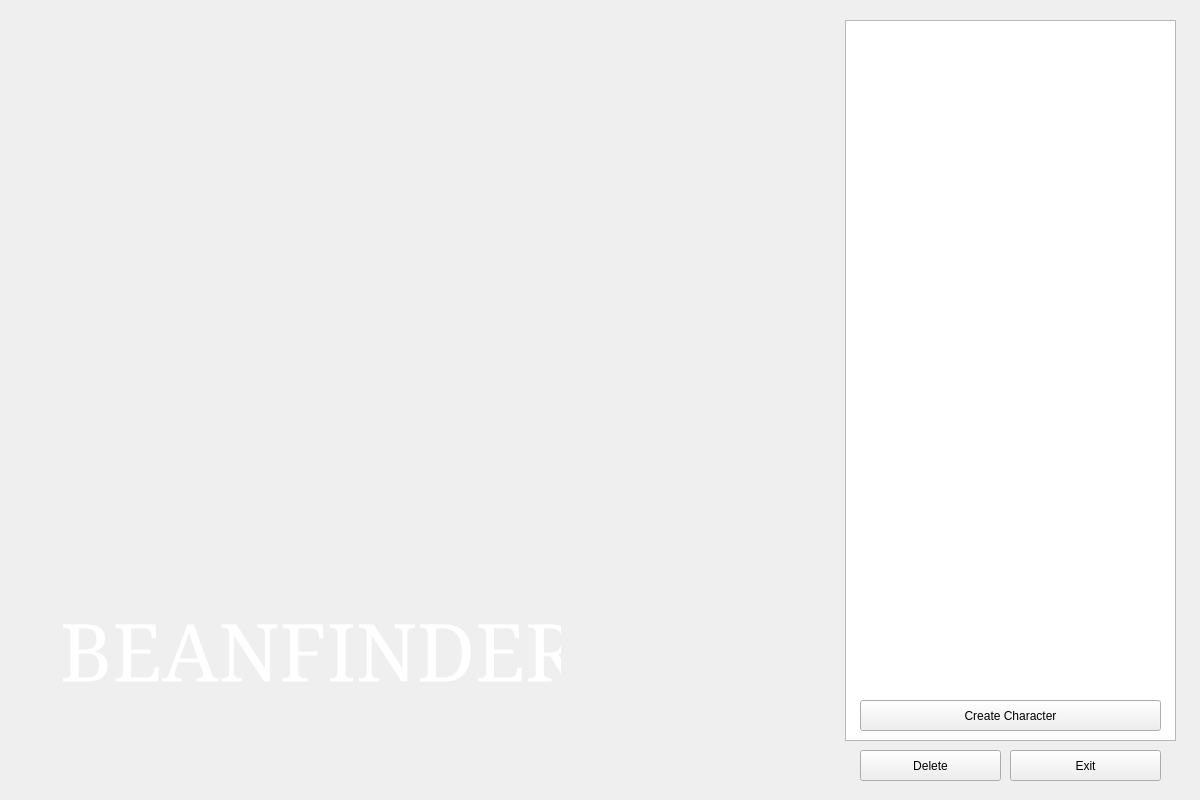
<?xml version="1.0" encoding="UTF-8"?>
<ui version="4.0">
 <class>MainWindow</class>
 <widget class="QMainWindow" name="MainWindow">
  <property name="geometry">
   <rect>
    <x>0</x>
    <y>0</y>
    <width>1200</width>
    <height>800</height>
   </rect>
  </property>
  <property name="minimumSize">
   <size>
    <width>1200</width>
    <height>800</height>
   </size>
  </property>
  <property name="maximumSize">
   <size>
    <width>1200</width>
    <height>880</height>
   </size>
  </property>
  <property name="windowTitle">
   <string>Beanfinder</string>
  </property>
  <widget class="QWidget" name="centralwidget">
   <widget class="QLabel" name="beanfinderLabel">
    <property name="geometry">
     <rect>
      <x>60</x>
      <y>590</y>
      <width>501</width>
      <height>121</height>
     </rect>
    </property>
    <property name="font">
     <font>
      <family>Constantia</family>
      <pointsize>60</pointsize>
     </font>
    </property>
    <property name="styleSheet">
     <string notr="true">color: rgb(255, 255, 255);</string>
    </property>
    <property name="text">
     <string>BEANFINDER</string>
    </property>
   </widget>
   <widget class="QLabel" name="logo">
    <property name="geometry">
     <rect>
      <x>50</x>
      <y>350</y>
      <width>512</width>
      <height>256</height>
     </rect>
    </property>
    <property name="text">
     <string/>
    </property>
    <property name="scaledContents">
     <bool>false</bool>
    </property>
   </widget>
   <widget class="QLabel" name="background">
    <property name="enabled">
     <bool>true</bool>
    </property>
    <property name="geometry">
     <rect>
      <x>0</x>
      <y>0</y>
      <width>1200</width>
      <height>800</height>
     </rect>
    </property>
    <property name="sizePolicy">
     <sizepolicy hsizetype="Fixed" vsizetype="Fixed">
      <horstretch>0</horstretch>
      <verstretch>0</verstretch>
     </sizepolicy>
    </property>
    <property name="minimumSize">
     <size>
      <width>1200</width>
      <height>800</height>
     </size>
    </property>
    <property name="maximumSize">
     <size>
      <width>1200</width>
      <height>800</height>
     </size>
    </property>
    <property name="styleSheet">
     <string notr="true"/>
    </property>
    <property name="text">
     <string/>
    </property>
    <property name="scaledContents">
     <bool>false</bool>
    </property>
   </widget>
   <widget class="QPushButton" name="deleteButton">
    <property name="geometry">
     <rect>
      <x>860</x>
      <y>750</y>
      <width>141</width>
      <height>31</height>
     </rect>
    </property>
    <property name="text">
     <string>Delete</string>
    </property>
   </widget>
   <widget class="QPushButton" name="exitButton">
    <property name="geometry">
     <rect>
      <x>1010</x>
      <y>750</y>
      <width>151</width>
      <height>31</height>
     </rect>
    </property>
    <property name="text">
     <string>Exit</string>
    </property>
   </widget>
   <widget class="QListWidget" name="characterList">
    <property name="geometry">
     <rect>
      <x>845</x>
      <y>20</y>
      <width>331</width>
      <height>721</height>
     </rect>
    </property>
   </widget>
   <widget class="QPushButton" name="createCharacterButton">
    <property name="geometry">
     <rect>
      <x>860</x>
      <y>700</y>
      <width>301</width>
      <height>31</height>
     </rect>
    </property>
    <property name="text">
     <string>Create Character</string>
    </property>
   </widget>
   <zorder>background</zorder>
   <zorder>beanfinderLabel</zorder>
   <zorder>logo</zorder>
   <zorder>deleteButton</zorder>
   <zorder>exitButton</zorder>
   <zorder>characterList</zorder>
   <zorder>createCharacterButton</zorder>
  </widget>
  <widget class="QMenuBar" name="menubar">
   <property name="geometry">
    <rect>
     <x>0</x>
     <y>0</y>
     <width>1200</width>
     <height>21</height>
    </rect>
   </property>
  </widget>
 </widget>
 <resources/>
 <connections/>
</ui>
